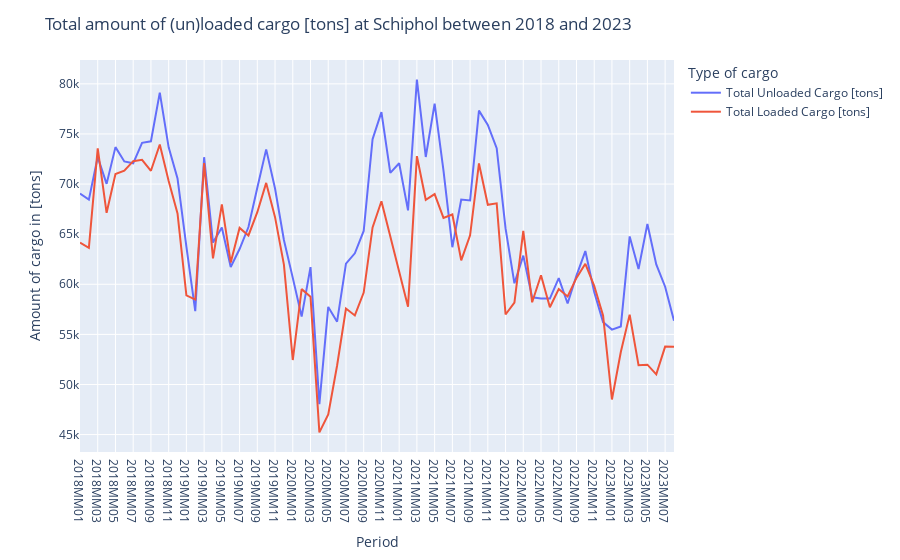

Notebook code cell kept with this figure:
### Markdown cell above
<p>In this chapter, the passenger data from Schiphol will be analysed and the subquestions will be answered.</p>

### Code cell
# Select the right data from the dataset
data_cargo = data.loc[data['Periods'].str.contains('2018MM|2019MM|2020MM|2021MM|2022MM|2023MM', case=False, regex=True)]
data_cargo = data_cargo[data_cargo['Airports'] == 'Schiphol']

# Make a graph about the total number and type of cargo [tons] at Schiphol between 2019 and 2023
figcargo = px.line(data_cargo, 
                x = "Periods", 
                y = ["Total Unloaded Cargo [tons]", "Total Loaded Cargo [tons]"],
                labels = {
                    "Periods": "Period",
                    "value": "Amount of cargo in [tons]",
                    "variable": "Type of cargo"
                    },
                )

# Adjust the layout and axes of the graph
figcargo.update_layout(
                title={'text': 'Total amount of (un)loaded cargo [tons] at Schiphol between 2018 and 2023'},
                )

figcargo.update_yaxes(categoryorder = 'category ascending')

# Show graph
figcargo.show()

### Figure 1 — Plotly figure (JSON) as saved in the notebook; plotly's stock layout.template omitted (floating-point values rounded to 4 significant figures)
{"data": [{"hovertemplate": "Type of cargo=Total Unloaded Cargo [tons]<br>Period=%{x}<br>Amount of cargo in [tons]=%{y}<extra></extra>", "legendgroup": "Total Unloaded Cargo [tons]", "line": {"color": "#636efa", "dash": "solid"}, "marker": {"symbol": "circle"}, "mode": "lines", "name": "Total Unloaded Cargo [tons]", "orientation": "v", "showlegend": true, "type": "scatter", "x": ["2018MM01", "2018MM02", "2018MM03", "2018MM04", "2018MM05", "2018MM06", "2018MM07", "2018MM08", "2018MM09", "2018MM10", "2018MM11", "2018MM12", "2019MM01", "2019MM02", "2019MM03", "2019MM04", "2019MM05", "2019MM06", "2019MM07", "2019MM08", "2019MM09", "2019MM10", "2019MM11", "2019MM12", "2020MM01", "2020MM02", "2020MM03", "2020MM04", "2020MM05", "2020MM06", "2020MM07", "2020MM08", "2020MM09", "2020MM10", "2020MM11", "2020MM12", "2021MM01", "2021MM02", "2021MM03", "2021MM04", "2021MM05", "2021MM06", "2021MM07", "2021MM08", "2021MM09", "2021MM10", "2021MM11", "2021MM12", "2022MM01", "2022MM02", "2022MM03", "2022MM04", "2022MM05", "2022MM06", "2022MM07", "2022MM08", "2022MM09", "2022MM10", "2022MM11", "2022MM12", "2023MM01", "2023MM02", "2023MM03", "2023MM04", "2023MM05", "2023MM06", "2023MM07", "2023MM08"], "xaxis": "x", "y": [69061, 68446, 72693, 70018, 73687, 72259, 72072, 74119, 74271, 79120, 73666, 70569, 63750, 57320, 72679, 64164, 65668, 61724, 63515, 65711, 69627, 73464, 69561, 64415, 60639, 56776, 61717, 48036, 57739, 56267, 62053, 63088, 65318, 74472, 77184, 71116, 72074, 67370, 80424, 72702, 78021, 71334, 63698, 68453, 68358, 77326, 75894, 73587, 65572, 60095, 62861, 58694, 58583, 58572, 60611, 58086, 60869, 63315, 59228, 56227, 55477, 55793, 64774, 61530, 66022, 61981, 59753, 56364], "yaxis": "y"}, {"hovertemplate": "Type of cargo=Total Loaded Cargo [tons]<br>Period=%{x}<br>Amount of cargo in [tons]=%{y}<extra></extra>", "legendgroup": "Total Loaded Cargo [tons]", "line": {"color": "#EF553B", "dash": "solid"}, "marker": {"symbol": "circle"}, "mode": "lines", "name": "Total Loaded Cargo [tons]", "orientation": "v", "showlegend": true, "type": "scatter", "x": ["2018MM01", "2018MM02", "2018MM03", "2018MM04", "2018MM05", "2018MM06", "2018MM07", "2018MM08", "2018MM09", "2018MM10", "2018MM11", "2018MM12", "2019MM01", "2019MM02", "2019MM03", "2019MM04", "2019MM05", "2019MM06", "2019MM07", "2019MM08", "2019MM09", "2019MM10", "2019MM11", "2019MM12", "2020MM01", "2020MM02", "2020MM03", "2020MM04", "2020MM05", "2020MM06", "2020MM07", "2020MM08", "2020MM09", "2020MM10", "2020MM11", "2020MM12", "2021MM01", "2021MM02", "2021MM03", "2021MM04", "2021MM05", "2021MM06", "2021MM07", "2021MM08", "2021MM09", "2021MM10", "2021MM11", "2021MM12", "2022MM01", "2022MM02", "2022MM03", "2022MM04", "2022MM05", "2022MM06", "2022MM07", "2022MM08", "2022MM09", "2022MM10", "2022MM11", "2022MM12", "2023MM01", "2023MM02", "2023MM03", "2023MM04", "2023MM05", "2023MM06", "2023MM07", "2023MM08"], "xaxis": "x", "y": [64154, 63629, 73557, 67131, 71001, 71330, 72287, 72418, 71324, 73944, 70309, 67067, 58894, 58476, 72094, 62578, 67980, 62164, 65628, 64871, 67192, 70115, 66695, 61961, 52441, 59517, 58764, 45219, 47005, 51897, 57581, 56887, 59173, 65668, 68289, 64751, 61148, 57766, 72782, 68431, 68997, 66622, 66966, 62392, 64886, 72057, 67936, 68080, 56981, 58179, 65337, 58201, 60895, 57702, 59521, 58790, 60639, 62044, 59846, 56891, 48504, 53242, 56972, 51929, 51977, 51014, 53783, 53762], "yaxis": "y"}], "layout": {"legend": {"title": {"text": "Type of cargo"}, "tracegroupgap": 0}, "margin": {"t": 60}, "title": {"text": "Total amount of (un)loaded cargo [tons] at Schiphol between 2018 and 2023"}, "xaxis": {"anchor": "y", "domain": [0, 1], "title": {"text": "Period"}}, "yaxis": {"anchor": "x", "categoryorder": "category ascending", "domain": [0, 1], "title": {"text": "Amount of cargo in [tons]"}}}}
